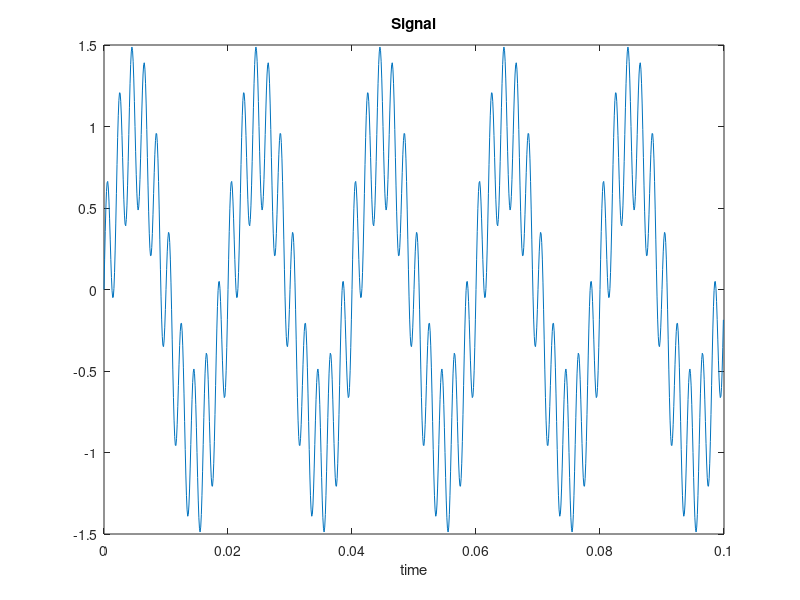
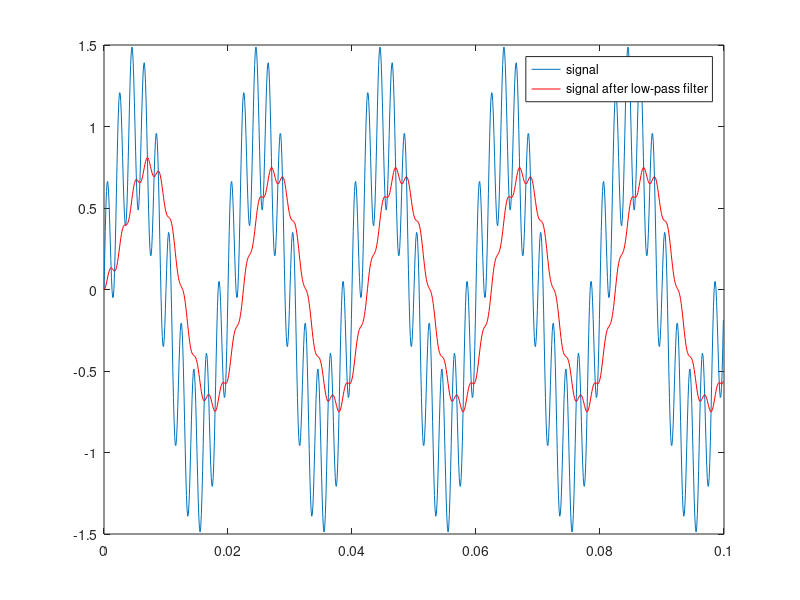
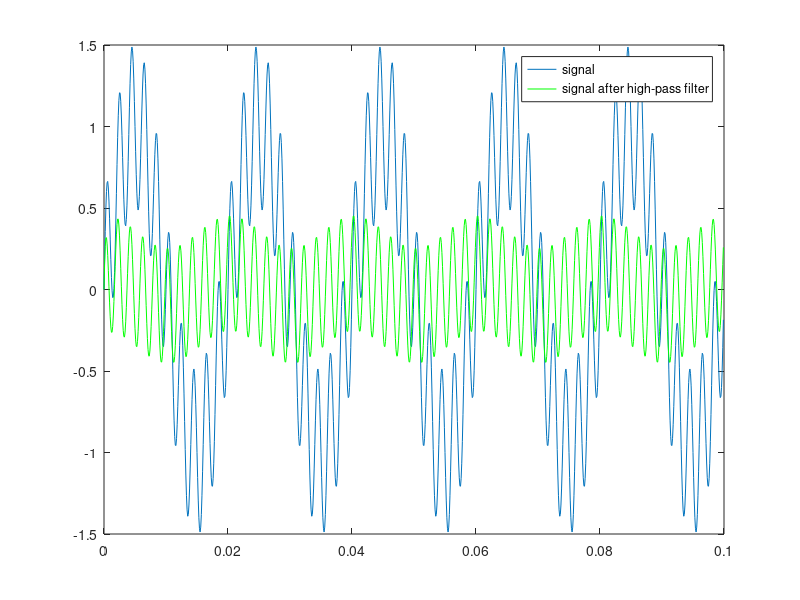

These figures' MATLAB source, in order: (Note: this script raises an error after producing the figures.)
clear all
clf
%%Task 4
%part a,b
Fs = 10000;                   % samples per second
dt = 1/Fs;                   % seconds per sample
StopTime = 0.1;             % seconds
t = (0:dt:StopTime-dt)';     % seconds
F1 = 50;
F2 = 500;
s1 = 1*sin(2*pi*F1*t);
s2 = 0.5*sin(2*pi*F2*t);
sig = s1+s2;
ts=-1;
figure(1);
plot(t,sig);
xlabel('time');
title('Signal');


%part c
Fc = 50;
numerator3 = 1;
denominator3 = [1/(2*pi*Fc),1];
Zc3 = tf(numerator3,denominator3)

%part d
numerator3d = (pi*Fc*dt)/(pi*Fc*dt-1)*[1, 1];
denominator3d = [(pi*Fc*dt+1)/(pi*Fc*dt-1),1];
Zc3d = tf(numerator3d,denominator3d, ts)
sf = filter(numerator3d,denominator3d,sig);

%part e
figure(2);
plot(t,sig);hold on;plot(t,sf,'r');
legend('signal','signal after low-pass filter');

%part f
Fc2 = 500;
numerator4 = [1/(2*pi*Fc2), 0];
denominator4 = [1/(2*pi*Fc2),1];
Zcf = tf(numerator4,denominator4)

%part g
numerator4d = 1/(pi*Fc2*dt-1)*[1, -1];
denominator4d = [(pi*Fc2*dt+1)/(pi*Fc2*dt-1),1];
Zc3d = tf(numerator4d,denominator4d, ts)
sfg = filter(numerator4d,denominator4d,sig);

%part h
figure(3);
plot(t,sig);hold on;plot(t,sfg,'g');
legend('signal','signal after high-pass filter');

%part i
F3 = 1000;
s3 = 1*sin(2*pi*F3*t);
sigi = sig+s3;

%part j
%low-pass filter
Fch = 500.00001;
%high-pass filter
Fcl = 499.99999;

numeratorbw = [-1,0];
denominatorbw = [1/(2*pi*Fcl*2*pi*Fch),1/(2*pi*Fch)+1/(2*pi*Fcl),1];
Zcbw = tf(numeratorbw,denominatorbw)

%part k
numeratorbwd = -2/dt*[1, -1]/1000;
denominatorbwd = 1/(dt*dt*pi*pi*Fch*Fcl)*[(1 + dt*dt*pi*pi*Fch*Fcl + dt*pi*Fch + dt*pi*Fcl), (2*dt*dt*pi*pi*Fch*Fcl - 2), (dt*dt*pi*pi*Fch*Fcl - dt*pi*Fch - dt*pi*Fcl + 1)];
Zcbwd = tf(numeratorbwd,denominatorbwd, ts)
sfbwd = filter(numeratorbwd,denominatorbwd,sigi);

fvtool(numeratorbwd,denominatorbwd)
figure(4);
plot(t,sfbwd);
legend('signal after band-pass filter');


